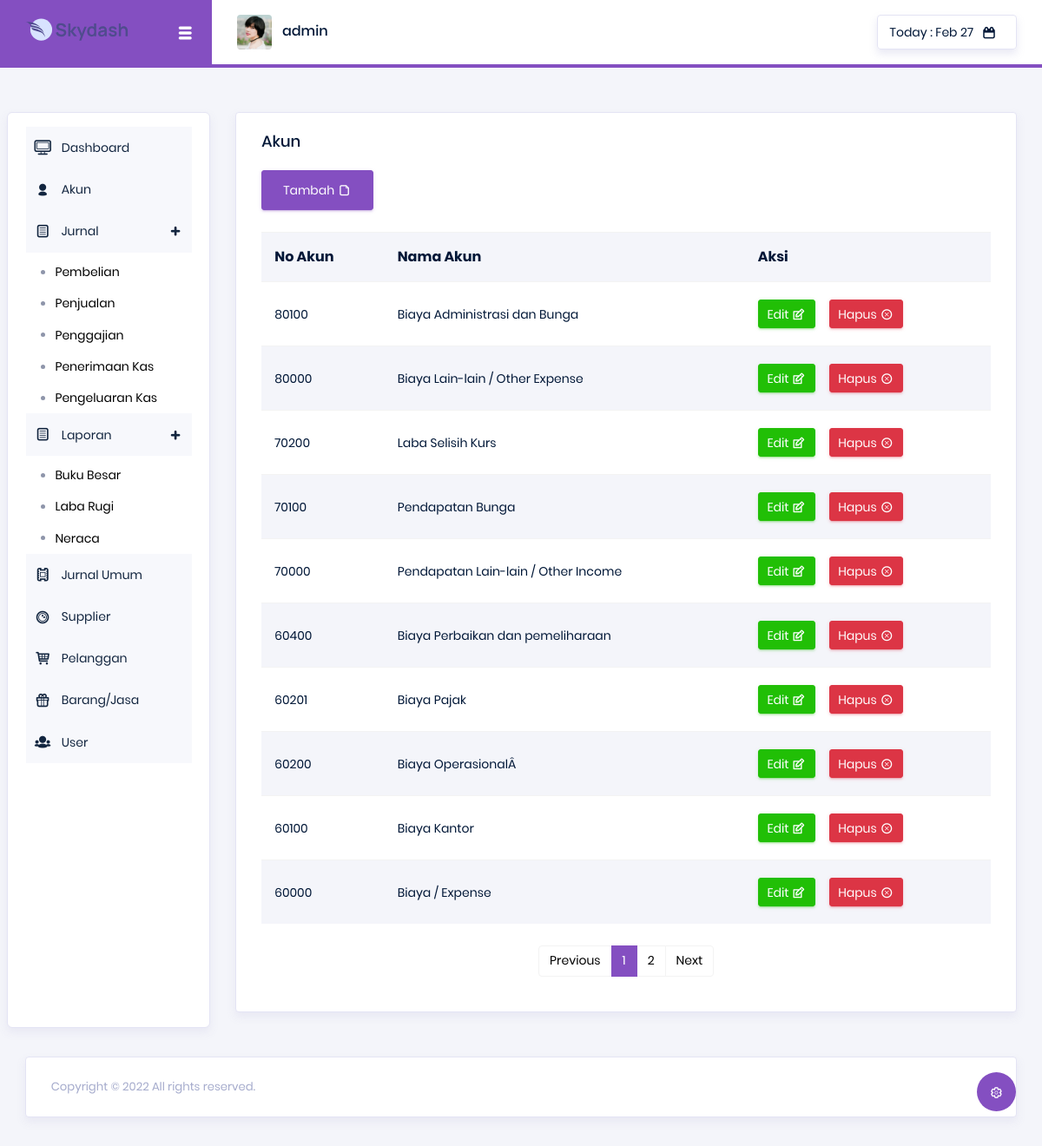
Page /index.php?menu=akun (signed in) on the committed database.
### tables this page shows
CREATE TABLE `akun` (
  `id` int NOT NULL,
  `no_akun` int NOT NULL,
  `nama` varchar(100) NOT NULL
);

### pages/akun.php (the view, shortened to what this page needs)
<div class="main-panel">
    <div class="content-wrapper">
        <div class="row">
            <div class="col-lg-12 grid-margin stretch-card">
                <div class="card">
                    <div class="card-body">
                        <h4 class="card-title">Akun</h4>
                        <a href="index.php?menu=form-akun" class="btn btn-primary">Tambah <i class="typcn typcn-document btn-icon-prepend"></i></a>
                        <br><br>
                        <div class="table-responsive">
                            <table class="table table-striped">
                                <tr>
                                    <th>No Akun</th>
                                    <th>Nama Akun</th>
                                    <th>Aksi</th>
                                </tr>
                                <?php
                                $page = (isset($_GET['page']))? (int) $_GET['page'] : 1;
                                $limit = 10;
                                $limitStart = ($page - 1) * $limit;
                                $sql = mysqli_query($koneksi, "SELECT * FROM akun ORDER BY no_akun DESC LIMIT $limitStart, $limit") or die(mysqli_error());
                                while ($data = mysqli_fetch_array($sql)){
                                    echo"
                                        <tr>
                                            <td>$data[no_akun]</td>
                                            <td>$data[nama]</td>
                                            <td>
                                            <div class='d-flex align-items-center'>
                                                <a href='index.php?menu=form-akun&id=$data[id]' class='btn btn-success btn-sm btn-icon-text mr-3'>
                                                Edit
                                                <i class='typcn typcn-edit btn-icon-append'></i>
                                                </a>
                                                <a href=\"?menu=akun&idt=".$data["id"]."\" onClick=\"if (confirm('Yakin akan Hapus ".$data["nama"]."?') == true) return true; else return false;\" class='btn btn-danger btn-sm btn-icon-text'>
                                                Hapus
                                                <i class='typcn typcn-delete-outline btn-icon-append'></i>
                                                </a>
                                            </div>
                                            </td>
                                    </tr>";
                                };
                                ?>
                            </table>
                            <br>
                            <nav>
                                <ul class="pagination justify-content-center">
                                    <?php
                                    if($page == 1){
                                    ?>
                                    <li class="page-item disabled"><a class="page-link" href="#">Previous</a></li>
                                    <?php
                                    }
                                    else{
                                    $LinkPrev = ($page > 1)? $page - 1 : 1;
                                    ?>
                                    <li class="page-item"><a class="page-link" href="index.php?menu=akun&page=<?php echo $LinkPrev; ?>">Previous</a></li>
                                    <?php
                                    }
                                    ?>
                                    <?php
                                    $SqlQuery = mysqli_query($koneksi, "SELECT * FROM akun");
                                    $JumlahData = mysqli_num_rows($SqlQuery);
                                    $jumlahPage = ceil($JumlahData / $limit);
                                    $jumlahNumber = 1;
                                    $startNumber = ($page > $jumlahNumber)? $page - $jumlahNumber : 1;
                                    $endNumber = ($page < ($jumlahPage - $jumlahNumber))? $page + $jumlahNumber : $jumlahPage;
                                    for($i = $startNumber; $i <= $endNumber; $i++){
                                    $linkActive = ($page == $i)? ' class="page-item active"' : ' class="page-item"';
                                    ?>
                                    <li <?php echo $linkActive; ?>><a class="page-link" href="index.php?menu=akun&page=<?php echo $i; ?>"><?php echo $i; ?></a></li>
                                    <?php
                                    }
                                    ?>
                                    <?php
                                    if($page == $jumlahPage){
                                    ?>
                                    <li class="page-item disabled"><a class="page-link" href="#">Next</a></li>
                                    <?php
                                    }
                                    else{
                                    $linkNext = ($page < $jumlahPage)? $page + 1 : $jumlahPage;
                                    ?>
                                    <li class="page-item"><a class="page-link" href="index.php?menu=akun&page=<?php echo $linkNext; ?>">Next</a></li>
                                    <?php
                                    }
                                    ?>
                                </ul>
                            </nav>
                        </div></div>
                    </div>
                </div>
            </div>
        </div>
    </div>
</div>

### rows in the picture
akun: no_akun "80100", nama "Biaya Administrasi dan Bunga"
akun: no_akun "80000", nama "Biaya Lain-lain / Other Expense"
akun: no_akun "70200", nama "Laba Selisih Kurs"
akun: no_akun "70100", nama "Pendapatan Bunga"
akun: no_akun "70000", nama "Pendapatan Lain-lain / Other Income"
akun: no_akun "60400", nama "Biaya Perbaikan dan pemeliharaan"
akun: no_akun "60201", nama "Biaya Pajak"
akun: no_akun "60200", nama "Biaya OperasionalÂ"
akun: no_akun "60100", nama "Biaya Kantor"
akun: no_akun "60000", nama "Biaya / Expense"

### other values in the picture
$_SESSION['admin'] "admin"
